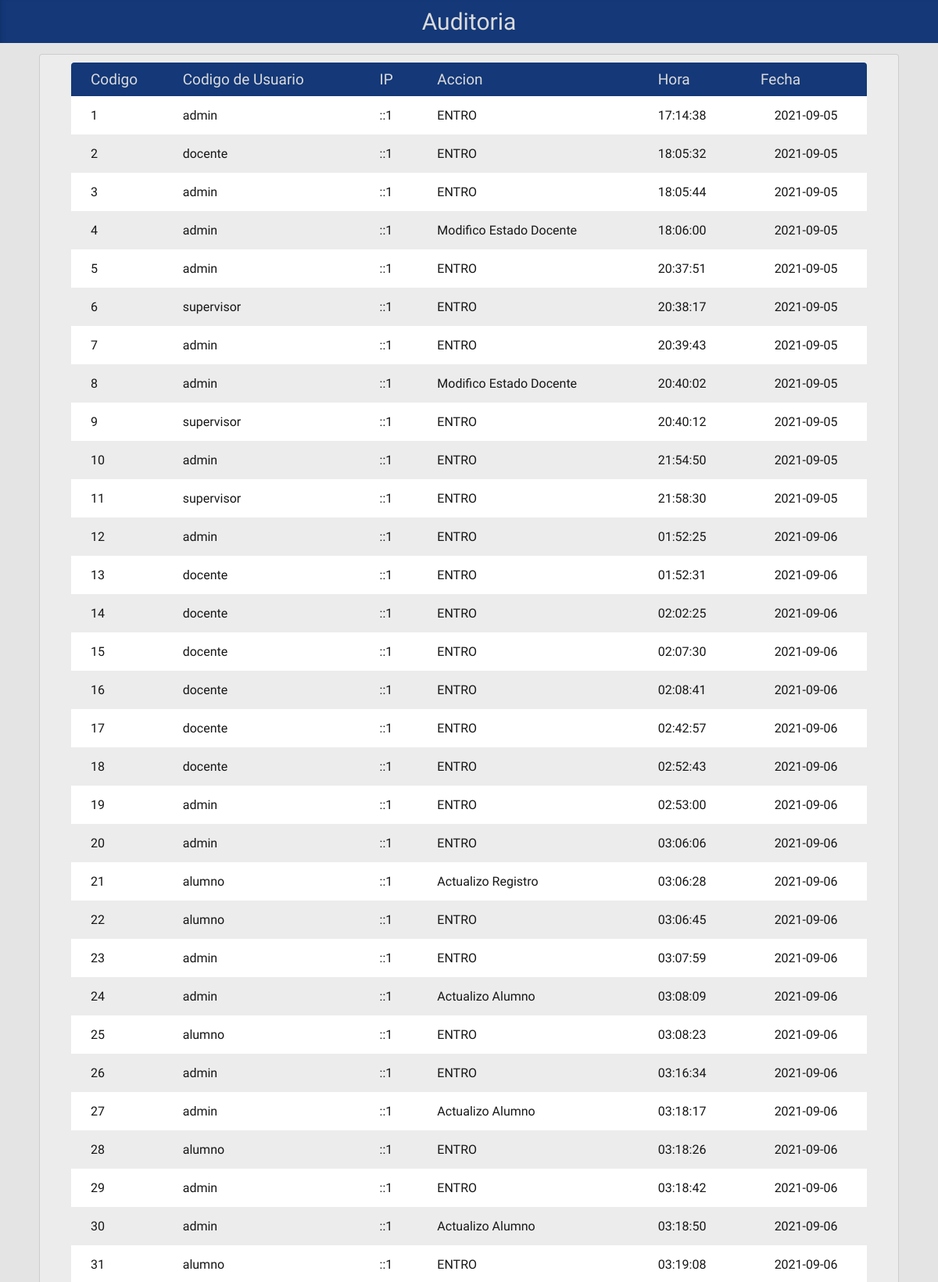
/proyecto/php/mostrar_auditorias.php (signed in, upper part), run on the app's committed database.
### tables this page shows
CREATE TABLE `auditoria` (
  `AUD_ID` int(2) NOT NULL,
  `USU_CODIGO` int(2) NOT NULL,
  `AUD_IP` char(20) NOT NULL,
  `AUD_EVENTO` varchar(100) NOT NULL,
  `AUD_HORA` time NOT NULL,
  `AUD_FECHA` date NOT NULL
);

CREATE TABLE `usuario` (
  `USU_CODIGO` int(2) NOT NULL,
  `ROL_CODIGO` int(2) NOT NULL,
  `USU_USER` char(35) NOT NULL,
  `USU_CLAVE` varchar(255) NOT NULL,
  `USU_ESTADO` int(1) NOT NULL DEFAULT '1'
);

### proyecto/php/mostrar_auditorias.php (the view, shortened to what this page needs)
<!doctype html>
<html>
<head>
	<link href="../css/estiloMostrar.css" rel="stylesheet" type="text/css">
</head>
<body>
	<div class="cabeza">Auditoria</div>
	<?php
	$conn = new mysqli( "localhost", "admin", "admin", "horarios" );
	$result = mysqli_query( $conn, "SELECT * FROM `auditoria`" );
	?>
	<div class="cuerpo">
	<table>
		<thead>
			<tr>
				<th>Codigo</th>
				<th>Codigo de Usuario</th>
				<th>IP</th>
				<th>Accion</th>
				<th>Hora</th>
				<th>Fecha</th>
			</tr>
		</thead>
		<tbody>
			<?php
			$arrayDatos2 = array();
			$contador = 0;
			$valor_id = array();
			if ( $result) {
				while ( $row = mysqli_fetch_array( $result ) ) {
					$valor_id[] = $row;
					$aux =  $valor_id[$contador][1];
					$aux2 = "SELECT `USU_USER` FROM `usuario` WHERE `USU_CODIGO` = $aux";
					$resultado2 = mysqli_query($conn,$aux2);
					while ( $row2 = mysqli_fetch_array( $resultado2 ) ) {
						$arrayDatos2[] = $row2;
					}
					echo '<tr><td>' . $row[ "AUD_ID" ] . '</td>';
					echo '<td>' . $arrayDatos2[$contador][0]. '</td>';
					echo '<td>' . $row[ "AUD_IP" ] . '</td>';
					echo '<td>' . $row[ "AUD_EVENTO" ] . '</td>';
					echo '<td>' . $row[ "AUD_HORA" ] . '</td>';
					echo '<td>' . $row[ "AUD_FECHA" ] . '</td></tr>';
					$contador = $contador + 1;
				}
			}
			?>
		</tbody>
	</table>
	</div>
</body>
</html>

### proyecto/css/estiloMostrar.css (style rules this page uses)
:root { --base: rgba(20,56,120,1.00); --base2: rgba(19,92,175,1.00); --base2-semitransp: rgba(19,92,175,0.50); --sec: rgba(204,180,11,1.00); --activo: rgba(27,78,168,1.00); --selec: rgba(21,60,129,1.00); --texto: rgba(219,219,219,1.00); --azul-claro: rgba(19,92,175,1.00); --azul: rgba(24,63,155,1.00); --confirm: rgba(192,91,39,1.00); --elimin: rgba(163,33,35,1.00); --confirm2: rgba(108,39,184,1.00); --confirm-osc: rgba(160,75,32,1.00); --fondo: rgba(228,228,228,1.00); --fondo2: rgba(236,236,236,1.00); }
* { margin: 0; padding: 0; font-family: 'Hind Siliguri', sans-serif; }
body { background-color: var(--fondo); }
.cabeza { display: block; text-align: center; background-color: var(--base); color: var(--texto); font-size: 30px; font-weight: 400; padding: 10px 0; width: 100%; box-shadow: inset 6px 0px 9px -8px rgba(10,31,68,0.70); }
.cuerpo { display: flex; flex-direction: column; flex-wrap: wrap; justify-content: flex-start; align-items: normal; align-content: stretch; max-width: 100%; margin: 14px 50px; padding: 10px 40px; border: 1px solid rgba(159,159,159,0.40); border-radius: 4px; background-color: var(--fondo2); }
table { background-color: white; text-align: left; border-collapse: collapse; width: 100%; }
th { font-size: 19px; font-weight: 400; padding: 10px 20px; }
th:first-child { border-radius: 4px 0 0 0; padding: 10px 10px 10px 25px; }
th:last-child { border-radius: 0 4px 0 0; }
td { padding: 15px 20px; font-size: 16px; font-weight: 500; color: rgba(23,23,23,1.00); }
td:first-child { padding: 10px 10px 10px 25px; }
td:last-child { text-align: center; }
thead { background-color: var(--base); color: var(--texto); }
tr:nth-child(even) { background-color: var(--fondo2); }

### data on the page
auditoria: AUD_ID "1", USU_CODIGO.USU_USER "admin", AUD_IP "::1", AUD_EVENTO "ENTRO", AUD_HORA "17:14:38", AUD_FECHA "2021-09-05"
auditoria: AUD_ID "2", USU_CODIGO.USU_USER "docente", AUD_IP "::1", AUD_EVENTO "ENTRO", AUD_HORA "18:05:32", AUD_FECHA "2021-09-05"
auditoria: AUD_ID "3", USU_CODIGO.USU_USER "admin", AUD_IP "::1", AUD_EVENTO "ENTRO", AUD_HORA "18:05:44", AUD_FECHA "2021-09-05"
auditoria: AUD_ID "4", USU_CODIGO.USU_USER "admin", AUD_IP "::1", AUD_EVENTO "Modifico Estado Docente", AUD_HORA "18:06:00", AUD_FECHA "2021-09-05"
auditoria: AUD_ID "5", USU_CODIGO.USU_USER "admin", AUD_IP "::1", AUD_EVENTO "ENTRO", AUD_HORA "20:37:51", AUD_FECHA "2021-09-05"
auditoria: AUD_ID "6", USU_CODIGO.USU_USER "supervisor", AUD_IP "::1", AUD_EVENTO "ENTRO", AUD_HORA "20:38:17", AUD_FECHA "2021-09-05"
auditoria: AUD_ID "7", USU_CODIGO.USU_USER "admin", AUD_IP "::1", AUD_EVENTO "ENTRO", AUD_HORA "20:39:43", AUD_FECHA "2021-09-05"
auditoria: AUD_ID "8", USU_CODIGO.USU_USER "admin", AUD_IP "::1", AUD_EVENTO "Modifico Estado Docente", AUD_HORA "20:40:02", AUD_FECHA "2021-09-05"
auditoria: AUD_ID "9", USU_CODIGO.USU_USER "supervisor", AUD_IP "::1", AUD_EVENTO "ENTRO", AUD_HORA "20:40:12", AUD_FECHA "2021-09-05"
auditoria: AUD_ID "10", USU_CODIGO.USU_USER "admin", AUD_IP "::1", AUD_EVENTO "ENTRO", AUD_HORA "21:54:50", AUD_FECHA "2021-09-05"
auditoria: AUD_ID "11", USU_CODIGO.USU_USER "supervisor", AUD_IP "::1", AUD_EVENTO "ENTRO", AUD_HORA "21:58:30", AUD_FECHA "2021-09-05"
auditoria: AUD_ID "12", USU_CODIGO.USU_USER "admin", AUD_IP "::1", AUD_EVENTO "ENTRO", AUD_HORA "01:52:25", AUD_FECHA "2021-09-06"
auditoria: AUD_ID "13", USU_CODIGO.USU_USER "docente", AUD_IP "::1", AUD_EVENTO "ENTRO", AUD_HORA "01:52:31", AUD_FECHA "2021-09-06"
auditoria: AUD_ID "14", USU_CODIGO.USU_USER "docente", AUD_IP "::1", AUD_EVENTO "ENTRO", AUD_HORA "02:02:25", AUD_FECHA "2021-09-06"
auditoria: AUD_ID "15", USU_CODIGO.USU_USER "docente", AUD_IP "::1", AUD_EVENTO "ENTRO", AUD_HORA "02:07:30", AUD_FECHA "2021-09-06"
auditoria: AUD_ID "16", USU_CODIGO.USU_USER "docente", AUD_IP "::1", AUD_EVENTO "ENTRO", AUD_HORA "02:08:41", AUD_FECHA "2021-09-06"
auditoria: AUD_ID "17", USU_CODIGO.USU_USER "docente", AUD_IP "::1", AUD_EVENTO "ENTRO", AUD_HORA "02:42:57", AUD_FECHA "2021-09-06"
auditoria: AUD_ID "18", USU_CODIGO.USU_USER "docente", AUD_IP "::1", AUD_EVENTO "ENTRO", AUD_HORA "02:52:43", AUD_FECHA "2021-09-06"
auditoria: AUD_ID "19", USU_CODIGO.USU_USER "admin", AUD_IP "::1", AUD_EVENTO "ENTRO", AUD_HORA "02:53:00", AUD_FECHA "2021-09-06"
auditoria: AUD_ID "20", USU_CODIGO.USU_USER "admin", AUD_IP "::1", AUD_EVENTO "ENTRO", AUD_HORA "03:06:06", AUD_FECHA "2021-09-06"
auditoria: AUD_ID "21", USU_CODIGO.USU_USER "alumno", AUD_IP "::1", AUD_EVENTO "Actualizo Registro", AUD_HORA "03:06:28", AUD_FECHA "2021-09-06"
auditoria: AUD_ID "22", USU_CODIGO.USU_USER "alumno", AUD_IP "::1", AUD_EVENTO "ENTRO", AUD_HORA "03:06:45", AUD_FECHA "2021-09-06"
auditoria: AUD_ID "23", USU_CODIGO.USU_USER "admin", AUD_IP "::1", AUD_EVENTO "ENTRO", AUD_HORA "03:07:59", AUD_FECHA "2021-09-06"
auditoria: AUD_ID "24", USU_CODIGO.USU_USER "admin", AUD_IP "::1", AUD_EVENTO "Actualizo Alumno", AUD_HORA "03:08:09", AUD_FECHA "2021-09-06"
auditoria: AUD_ID "25", USU_CODIGO.USU_USER "alumno", AUD_IP "::1", AUD_EVENTO "ENTRO", AUD_HORA "03:08:23", AUD_FECHA "2021-09-06"
auditoria: AUD_ID "26", USU_CODIGO.USU_USER "admin", AUD_IP "::1", AUD_EVENTO "ENTRO", AUD_HORA "03:16:34", AUD_FECHA "2021-09-06"
auditoria: AUD_ID "27", USU_CODIGO.USU_USER "admin", AUD_IP "::1", AUD_EVENTO "Actualizo Alumno", AUD_HORA "03:18:17", AUD_FECHA "2021-09-06"
auditoria: AUD_ID "28", USU_CODIGO.USU_USER "alumno", AUD_IP "::1", AUD_EVENTO "ENTRO", AUD_HORA "03:18:26", AUD_FECHA "2021-09-06"
auditoria: AUD_ID "29", USU_CODIGO.USU_USER "admin", AUD_IP "::1", AUD_EVENTO "ENTRO", AUD_HORA "03:18:42", AUD_FECHA "2021-09-06"
auditoria: AUD_ID "30", USU_CODIGO.USU_USER "admin", AUD_IP "::1", AUD_EVENTO "Actualizo Alumno", AUD_HORA "03:18:50", AUD_FECHA "2021-09-06"
auditoria: AUD_ID "31", USU_CODIGO.USU_USER "alumno", AUD_IP "::1", AUD_EVENTO "ENTRO", AUD_HORA "03:19:08", AUD_FECHA "2021-09-06"
